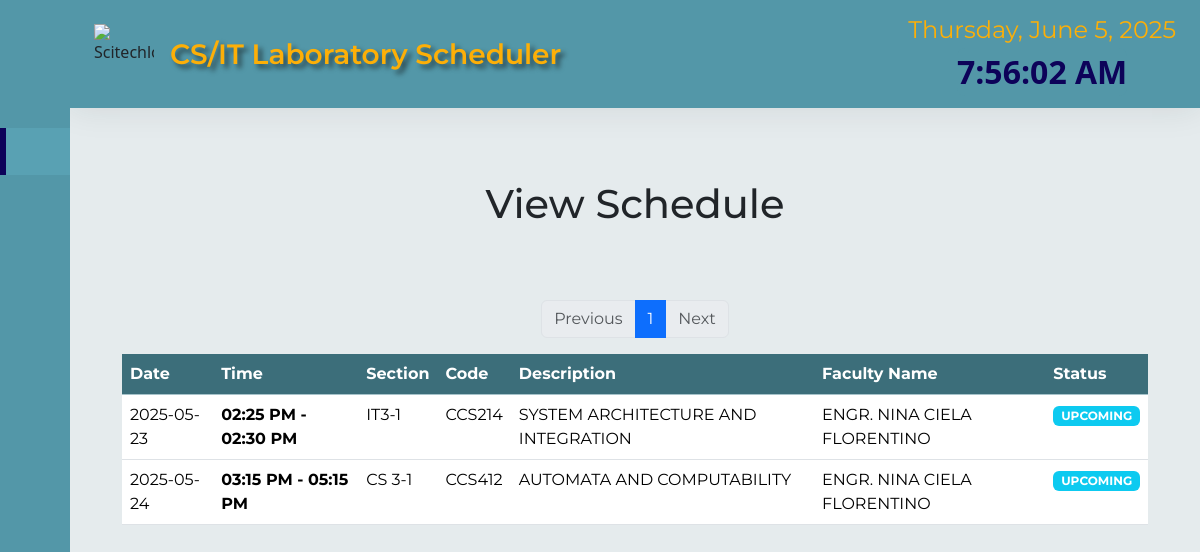
Screenshot of /view_own.php (signed in) with the database file from the repository.
### tables this page shows
CREATE TABLE `create_sched` (
  `sched_id` int(2) NOT NULL,
  `purpose` varchar(30) NOT NULL,
  `sem` varchar(30) NOT NULL,
  `program` varchar(25) NOT NULL,
  `level` varchar(30) NOT NULL,
  `section` varchar(15) NOT NULL,
  `course_code` varchar(7) NOT NULL,
  `course_desc` varchar(50) NOT NULL,
  `start_time` time NOT NULL,
  `end_time` time NOT NULL,
  `start_date` date NOT NULL,
  `end_date` date NOT NULL,
  `repeat_sched` varchar(80) NOT NULL,
  `recurrence_type` text NOT NULL,
  `faculty` varchar(30) NOT NULL,
  `status` varchar(9) NOT NULL
);

### view_own.php (the view, shortened to what this page needs)
<?php
include 'connection.php';
$email = $_SESSION['faculty_email'] ?? '';
$faculty_name = '';
if ($email) {
    $prof = "SELECT faculty_name FROM faculty_tbl WHERE faculty_email = '$email'";
    $profresult = $conn->query($prof);
    if ($profresult && $profresult->num_rows > 0) {
        $row = $profresult->fetch_assoc();
        $faculty_name = $row['faculty_name'];
    }
}
if ($faculty_name) {
    $limit = 10;
    $page = isset($_GET['page']) && is_numeric($_GET['page']) ? (int)$_GET['page'] : 1;
    $offset = ($page - 1) * $limit;
    $total_sql = "SELECT COUNT(*) as total FROM create_sched WHERE faculty = '$faculty_name'";
    $total_result = mysqli_query($conn, $total_sql);
    $total_row = mysqli_fetch_assoc($total_result);
    $total_schedules = $total_row['total'];
    $total_pages = ceil($total_schedules / $limit);
    $sql = "SELECT * FROM create_sched WHERE faculty = '$faculty_name' ORDER BY start_date, start_time LIMIT $limit OFFSET $offset";
    $result = $conn->query($sql);
}
?>
<!doctype html>
<html lang="en">
  <head>
    <link href="https://cdn.lineicons.com/4.0/lineicons.css" rel="stylesheet">
    <link rel="stylesheet" href="styles.css">
    <link href="https://cdn.jsdelivr.net/npm/bootstrap@5.3.3/dist/css/bootstrap.min.css" rel="stylesheet">
  </head>
<!doctype html>
<html lang="en">
  <head>
    <link href="https://cdn.lineicons.com/3.0/lineicons.css" rel="stylesheet">
    <link rel="stylesheet" href="styles.css">
    <link href="https://cdn.jsdelivr.net/npm/bootstrap@5.3.3/dist/css/bootstrap.min.css" rel="stylesheet">
  </head>
  <body>
    <div class="wrapper">
      <aside id="sidebar">
        <div class="d-flex">
          <button class="toggle-btn" type="button">
          </button>
        </div>
        <ul class="sidebar-nav">
          <li class="sidebar-item ">
            <a href="prof.php" class="sidebar-link">
            </a>
          </li>
           <li class="sidebar-item active">
            <a href="view_own.php" class="sidebar-link">
            </a>
          </li>
          <li class="sidebar-footer">
          <a href="logout.php" class="sidebar-link">
            </a>
          </li>
        </ul>
      </aside>
      <div class="main">
        <nav class="navbar navbar-expand  px-4 py-4" data-bs-theme="dark">
          <div class="navbar-collapse collapse">
          <img src="assets/scitech logo.png"  alt="Scitechlogo" height="60px" width="60px">
          <a class="navbar-brand mx-3 fs-3" id="navtitle" href="#" style="text-shadow: 4px 4px 5px rgba(14, 14, 14, 0.6) !important;">CS/IT Laboratory Scheduler</a>
            <ul class="navbar-nav ms-auto">
              <li class="navbar-item dropdown">
                <div class="timer-container">
                  <div class="date" id="currentDate">
                  </div>
                  <div class="time" id="localTime">
                  </div>
                </div>
              </li>
            </ul>
          </div>
        </nav>
        <main class="content px-3 py-4">
          <section id="dashboard" class="mx-4 pb-0" style="font-family: 'Montserrat';">
            <div class="container" style="max-width: 1920px;">
              <h1 class="text-center my-5">View Schedule</h1>
              <div class="input-group" style="max-width: 400px;">
              <br>
            </div>
              <div class="row mb-5">
                <div class="col">
                  <?php
                  echo '<nav aria-label="Schedule pagination">';
echo '<ul class="pagination justify-content-center">';
if ($page > 1) {
    echo '<li class="page-item"><a class="page-link" href="?page=' . ($page - 1) . '">Previous</a></li>';
} else {
    echo '<li class="page-item disabled"><span class="page-link">Previous</span></li>';
}
for ($i = 1; $i <= $total_pages; $i++) {
    if ($i == $page) {
        echo '<li class="page-item active"><span class="page-link">' . $i . '</span></li>';
    } else {
        echo '<li class="page-item"><a class="page-link" href="?page=' . $i . '">' . $i . '</a></li>';
    }
}
if ($page < $total_pages) {
    echo '<li class="page-item"><a class="page-link" href="?page=' . ($page + 1) . '">Next</a></li>';
} else {
    echo '<li class="page-item disabled"><span class="page-link">Next</span></li>';
}
echo '</ul>';
echo '</nav>';
                  ?>
                  <table class="table">
                    <thead class="table-info">
                      <tr>
                        <th scope="col" style="background-color: #3c6e7a; color: white;">Date</th>
                        <th scope="col" style="background-color: #3c6e7a; color: white;">Time</th>
                        <th scope="col" style="background-color: #3c6e7a; color: white;">Section</th>
                        <th scope="col" style="background-color: #3c6e7a; color: white;">Code</th>
                        <th scope="col" style="background-color: #3c6e7a; color: white;">Description</th>
                        <th scope="col" style="background-color: #3c6e7a; color: white;">Faculty Name</th>
                        <th scope="col" style="background-color: #3c6e7a; color: white;">Status</th>
                      </tr>
                    </thead>
                    <tbody>
                    <?php if ($result->num_rows > 0): ?>
                                <?php while ($row = $result->fetch_assoc()): ?>
                                    <tr>
                                    <td><?php echo htmlspecialchars($row['start_date']); ?></td>
                                    <td><b><?php echo htmlspecialchars(date("h:i A", strtotime($row['start_time'])) . " - " . date("h:i A", strtotime($row['end_time']))); ?></b></td>
                                    <td><?php echo htmlspecialchars($row['section']); ?></td>
                                    <td><?php echo htmlspecialchars($row['course_code']); ?></td>
                                    <td><?php echo htmlspecialchars($row['course_desc']); ?></td>
                                    <td><?php echo htmlspecialchars($row['faculty']); ?></td>
                                    <TD>
<span class="badge
              <?php
                switch ($row['status']) {
                  default: echo 'bg-info'; break;
                }
              ?>">
              <?php echo htmlspecialchars($row['status']); ?>
            </span>
          </td>
                                </tr>
                                <?php endwhile; ?>
                                <?php endif; ?>
                    </tbody>
                  </table>
                </div>
              </div>
            </div>
          </section>
        </main>
      </div>
    </div>
  </body>
</html>

### styles.css (style rules this page uses)
#navtitle { text-align: center; justify-content: center; font-weight: 600; color: #fdaf07; font-family: 'Montserrat'; }
a:link { text-decoration: none; }
li { list-style: none; }
.wrapper { display: flex; }
.main { display: flex; flex-direction: column; min-height: 100vh; width: 100%; overflow: hidden; transition: all 0.35s ease-in-out; background-color: #e5ebed; min-width: 0; }
#sidebar { width: 70px; min-width: 70px; z-index: 1000; transition: all .25s ease-in-out; background-color: #5397a8; display: flex; flex-direction: column; }
.toggle-btn { background-color: transparent; cursor: pointer; border: 0; padding: 1rem 1.5rem; margin-top: 18px; }
.sidebar-nav { padding: 2rem 0; flex: 1 1 auto; }
a.sidebar-link { padding: .625rem 1.625rem; color: #130164; display: block; font-size: 1rem; white-space: nowrap; border-left: 3px solid transparent; }
.sidebar-item { position: relative; }
.sidebar-item.active { background-color: #59a1b3; border-left: 6px solid #0d0259; font-size: 1.1rem; font-weight: 700; }
.navbar { background-color: #5397a8; box-shadow: 0 0 2rem 0 rgba(33, 37, 41, .1); }
.navbar-expand .navbar-collapse { min-width: 200px; }
.timer-container { display: flex; flex-direction: column; justify-content: center; align-items: center; height: 40px; background-color: #5397a8; }
.date { font-size: 1.5rem; margin-bottom: 0px; color: #fdaf07; font-family: 'Montserrat'; }
.time { font-size: 2rem; font-weight: bold; background-color: #5397a8; color: #0d0259; padding: 0px; border-radius: 8px; }
.row { -webkit-border-radius: 50px; -moz-border-radius: 50px; border-radius: 50px; }

### rows the page displays
create_sched: start_date "2025-05-23", start_time+end_time "02:25 PM - 02:30 PM", section "IT3-1", course_code "CCS214", course_desc "SYSTEM ARCHITECTURE AND INTEGRATION", faculty "ENGR. NINA CIELA FLORENTINO", status "UPCOMING"
create_sched: start_date "2025-05-24", start_time+end_time "03:15 PM - 05:15 PM", section "CS 3-1", course_code "CCS412", course_desc "AUTOMATA AND COMPUTABILITY", faculty "ENGR. NINA CIELA FLORENTINO", status "UPCOMING"
